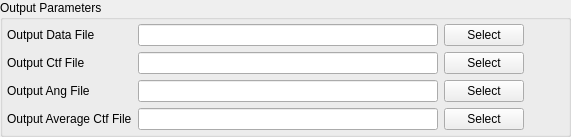
            <widget class="QGroupBox" name="outputParamsGB">
             <property name="title">
              <string>Output Parameters</string>
             </property>
             <layout class="QGridLayout" name="gridLayout_11">
              <property name="leftMargin">
               <number>4</number>
              </property>
              <property name="topMargin">
               <number>4</number>
              </property>
              <property name="rightMargin">
               <number>4</number>
              </property>
              <property name="bottomMargin">
               <number>4</number>
              </property>
              <item row="3" column="0">
               <widget class="QLabel" name="outputAngFileLabel">
                <property name="text">
                 <string>Output Ang File</string>
                </property>
               </widget>
              </item>
              <item row="1" column="1" colspan="2">
               <widget class="QLineEdit" name="outputDataFileLE">
                <property name="minimumSize">
                 <size>
                  <width>300</width>
                  <height>0</height>
                 </size>
                </property>
               </widget>
              </item>
              <item row="4" column="1" colspan="2">
               <widget class="QLineEdit" name="outputAvgCtfFileLE">
                <property name="minimumSize">
                 <size>
                  <width>300</width>
                  <height>0</height>
                 </size>
                </property>
               </widget>
              </item>
              <item row="2" column="1" colspan="2">
               <widget class="QLineEdit" name="outputCtfFileLE">
                <property name="minimumSize">
                 <size>
                  <width>300</width>
                  <height>0</height>
                 </size>
                </property>
               </widget>
              </item>
              <item row="2" column="3">
               <widget class="QPushButton" name="outputCtfFileBtn">
                <property name="text">
                 <string>Select</string>
                </property>
               </widget>
              </item>
              <item row="1" column="0">
               <widget class="QLabel" name="outputDataFileLabel">
                <property name="text">
                 <string>Output Data File</string>
                </property>
               </widget>
              </item>
              <item row="1" column="3">
               <widget class="QPushButton" name="outputDataFileBtn">
                <property name="text">
                 <string>Select</string>
                </property>
               </widget>
              </item>
              <item row="3" column="3">
               <widget class="QPushButton" name="outputAngFileBtn">
                <property name="text">
                 <string>Select</string>
                </property>
               </widget>
              </item>
              <item row="3" column="1" colspan="2">
               <widget class="QLineEdit" name="outputAngFileLE">
                <property name="minimumSize">
                 <size>
                  <width>300</width>
                  <height>0</height>
                 </size>
                </property>
                <property name="text">
                 <string/>
                </property>
               </widget>
              </item>
              <item row="4" column="3">
               <widget class="QPushButton" name="outputAvgCtfFileBtn">
                <property name="text">
                 <string>Select</string>
                </property>
               </widget>
              </item>
              <item row="2" column="0">
               <widget class="QLabel" name="outputCtfFileLabel">
                <property name="text">
                 <string>Output Ctf File</string>
                </property>
               </widget>
              </item>
              <item row="4" column="0">
               <widget class="QLabel" name="outputAvgCtfFileLabel">
                <property name="text">
                 <string>Output Average Ctf File</string>
                </property>
               </widget>
              </item>
              <item row="1" column="4">
               <spacer name="horizontalSpacer">
                <property name="orientation">
                 <enum>Qt::Horizontal</enum>
                </property>
                <property name="sizeHint" stdset="0">
                 <size>
                  <width>40</width>
                  <height>20</height>
                 </size>
                </property>
               </spacer>
              </item>
              <item row="2" column="4">
               <spacer name="horizontalSpacer_3">
                <property name="orientation">
                 <enum>Qt::Horizontal</enum>
                </property>
                <property name="sizeHint" stdset="0">
                 <size>
                  <width>40</width>
                  <height>20</height>
                 </size>
                </property>
               </spacer>
              </item>
              <item row="3" column="4">
               <spacer name="horizontalSpacer_6">
                <property name="orientation">
                 <enum>Qt::Horizontal</enum>
                </property>
                <property name="sizeHint" stdset="0">
                 <size>
                  <width>40</width>
                  <height>20</height>
                 </size>
                </property>
               </spacer>
              </item>
              <item row="4" column="4">
               <spacer name="horizontalSpacer_7">
                <property name="orientation">
                 <enum>Qt::Horizontal</enum>
                </property>
                <property name="sizeHint" stdset="0">
                 <size>
                  <width>40</width>
                  <height>20</height>
                 </size>
                </property>
               </spacer>
              </item>
             </layout>
            </widget>
